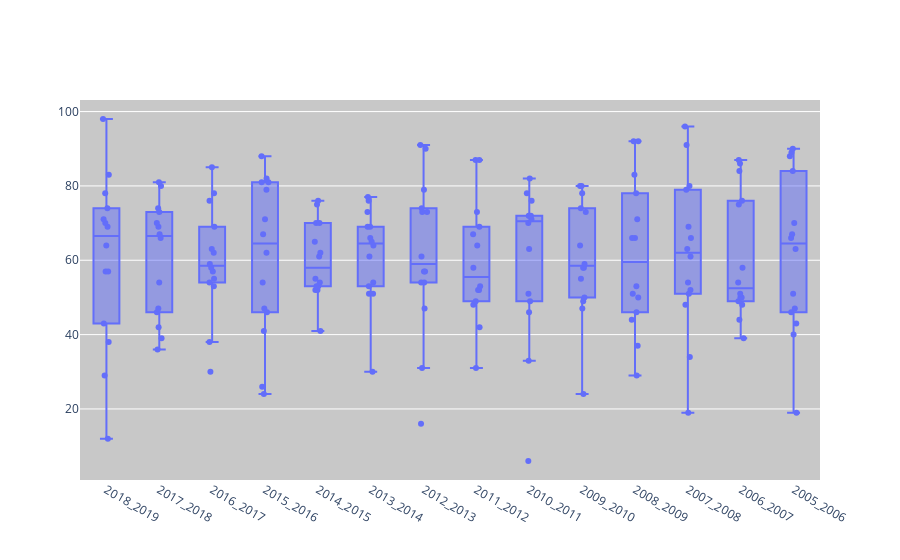

Write notebook code for a chart like this one.
### Markdown cell above
Boxplots plotly tutorial : https://plotly.com/python/box-plots/#box-plot-with-gobox

### Code cell
# first create your graph
data=go.Box(x=df["Saison"],y=df["Pts"],boxpoints='all',pointpos=0)

# then create your layout
layout=dict(xaxis=dict(showgrid=False, zeroline=False),
    yaxis=dict(zeroline=False, gridcolor='white'),
    plot_bgcolor='rgb(200,200,200)',)

# generate figure
fig={'data':data,
    'layout':layout}
iplot(fig)

### Figure 1 — Plotly figure (JSON) as saved in the notebook; plotly's stock layout.template omitted (floating-point values rounded to 4 significant figures; data arrays with more than 128 entries replaced by an {"elided": "..."} marker saying what was removed)
{"data": [{"boxpoints": "all", "pointpos": 0, "type": "box", "x": {"elided": "196 str values"}, "y": {"elided": "196 int values"}}], "layout": {"plot_bgcolor": "rgb(200,200,200)", "xaxis": {"showgrid": false, "zeroline": false}, "yaxis": {"gridcolor": "white", "zeroline": false}}}
